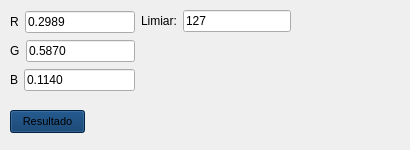
<?xml version="1.0" encoding="UTF-8"?>
<ui version="4.0">
 <class>Form</class>
 <widget class="QWidget" name="Form">
  <property name="geometry">
   <rect>
    <x>0</x>
    <y>0</y>
    <width>410</width>
    <height>150</height>
   </rect>
  </property>
  <property name="minimumSize">
   <size>
    <width>410</width>
    <height>150</height>
   </size>
  </property>
  <property name="maximumSize">
   <size>
    <width>420</width>
    <height>180</height>
   </size>
  </property>
  <property name="windowTitle">
   <string>Form</string>
  </property>
  <property name="styleSheet">
   <string notr="true"/>
  </property>
  <widget class="QPushButton" name="pushButton">
   <property name="geometry">
    <rect>
     <x>10</x>
     <y>110</y>
     <width>75</width>
     <height>23</height>
    </rect>
   </property>
   <property name="font">
    <font>
     <family>MS Shell Dlg 2</family>
     <pointsize>8</pointsize>
     <weight>9</weight>
     <italic>false</italic>
     <bold>false</bold>
    </font>
   </property>
   <property name="autoFillBackground">
    <bool>false</bool>
   </property>
   <property name="styleSheet">
    <string notr="true">background-color: rgb(0, 50, 100);
font: 75 8pt &quot;MS Shell Dlg 2&quot;;</string>
   </property>
   <property name="text">
    <string>Resultado</string>
   </property>
  </widget>
  <widget class="QWidget" name="horizontalLayoutWidget_4">
   <property name="geometry">
    <rect>
     <x>10</x>
     <y>10</y>
     <width>281</width>
     <height>82</height>
    </rect>
   </property>
   <layout class="QHBoxLayout" name="horizontalLayout_4">
    <item>
     <layout class="QVBoxLayout" name="verticalLayout">
      <item>
       <layout class="QHBoxLayout" name="horizontalLayout_3">
        <item>
         <widget class="QLabel" name="label">
          <property name="text">
           <string>R</string>
          </property>
         </widget>
        </item>
        <item>
         <widget class="QLineEdit" name="lineEdit_R">
          <property name="text">
           <string>0.2989</string>
          </property>
         </widget>
        </item>
       </layout>
      </item>
      <item>
       <layout class="QHBoxLayout" name="horizontalLayout">
        <item>
         <widget class="QLabel" name="label_2">
          <property name="text">
           <string>G</string>
          </property>
         </widget>
        </item>
        <item>
         <widget class="QLineEdit" name="lineEdit_G">
          <property name="text">
           <string>0.5870</string>
          </property>
         </widget>
        </item>
       </layout>
      </item>
      <item>
       <layout class="QHBoxLayout" name="horizontalLayout_2">
        <item>
         <widget class="QLabel" name="label_3">
          <property name="text">
           <string>B</string>
          </property>
         </widget>
        </item>
        <item>
         <widget class="QLineEdit" name="lineEdit_B">
          <property name="text">
           <string>0.1140</string>
          </property>
         </widget>
        </item>
       </layout>
      </item>
     </layout>
    </item>
    <item>
     <layout class="QVBoxLayout" name="verticalLayout_2">
      <item>
       <layout class="QHBoxLayout" name="horizontalLayout_5">
        <item>
         <widget class="QLabel" name="label_4">
          <property name="text">
           <string>Limiar:</string>
          </property>
         </widget>
        </item>
        <item>
         <widget class="QLineEdit" name="lineEdit_limiar">
          <property name="text">
           <string>127</string>
          </property>
         </widget>
        </item>
       </layout>
      </item>
      <item>
       <spacer name="verticalSpacer_2">
        <property name="orientation">
         <enum>Qt::Vertical</enum>
        </property>
        <property name="sizeHint" stdset="0">
         <size>
          <width>20</width>
          <height>40</height>
         </size>
        </property>
       </spacer>
      </item>
      <item>
       <spacer name="verticalSpacer">
        <property name="orientation">
         <enum>Qt::Vertical</enum>
        </property>
        <property name="sizeHint" stdset="0">
         <size>
          <width>20</width>
          <height>40</height>
         </size>
        </property>
       </spacer>
      </item>
     </layout>
    </item>
   </layout>
  </widget>
 </widget>
 <resources/>
 <connections/>
</ui>
